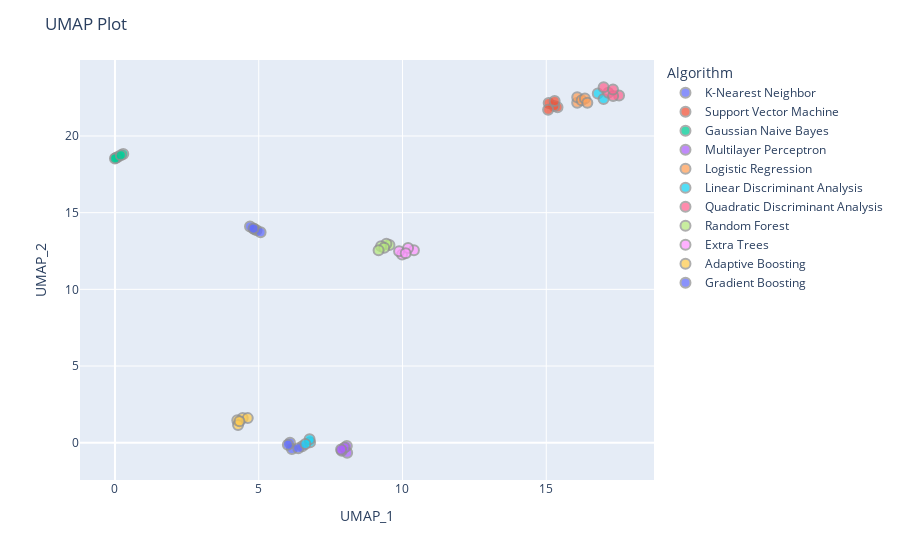

The cell this chart's notebook holds for it:
### Code cell
fig = px.scatter(df_umap, x='UMAP_1', y='UMAP_2', color='algorithm_name',hover_name='text', hover_data=['text'])
fig.update_layout(title_text='UMAP Plot')
# change legend name to algorithm
fig.update_layout(legend_title_text='Algorithm')
# change size of points to 10, reduce opacity and change marker border color, based on performance
fig.update_traces(marker=dict(size=10, opacity=0.75, line=dict(width=2, color=df_umap['color'])))
#show figure with plotly
fig.show()

### Figure 1 — Plotly figure (JSON) as saved in the notebook; plotly's stock layout.template omitted (floating-point values rounded to 4 significant figures)
{"data": [{"customdata": [["K-Nearest Neighbor<br>Performance: 0.7293000000000001"], ["K-Nearest Neighbor<br>Performance: 0.7287"], ["K-Nearest Neighbor<br>Performance: 0.7273999999999999"], ["K-Nearest Neighbor<br>Performance: 0.7273000000000001"], ["K-Nearest Neighbor<br>Performance: 0.7272"]], "hovertemplate": "<b>%{hovertext}</b><br><br>algorithm_name=K-Nearest Neighbor<br>UMAP_1=%{x}<br>UMAP_2=%{y}<br>text=%{customdata[0]}<extra></extra>", "hovertext": ["K-Nearest Neighbor<br>Performance: 0.7293000000000001", "K-Nearest Neighbor<br>Performance: 0.7287", "K-Nearest Neighbor<br>Performance: 0.7273999999999999", "K-Nearest Neighbor<br>Performance: 0.7273000000000001", "K-Nearest Neighbor<br>Performance: 0.7272"], "legendgroup": "K-Nearest Neighbor", "marker": {"color": "#636efa", "line": {"color": ["rgb(147, 147, 147)", "rgb(146, 146, 146)", "rgb(144, 144, 144)", "rgb(144, 144, 144)", "rgb(144, 144, 144)", "rgb(144, 144, 144)", "rgb(144, 144, 144)", "rgb(144, 144, 144)", "rgb(144, 144, 144)", "rgb(144, 144, 144)", "rgb(118, 118, 118)", "rgb(118, 118, 118)", "rgb(118, 118, 118)", "rgb(118, 118, 118)", "rgb(118, 118, 118)", "rgb(97, 97, 97)", "rgb(97, 97, 97)", "rgb(97, 97, 97)", "rgb(96, 96, 96)", "rgb(96, 96, 96)", "rgb(151, 151, 151)", "rgb(151, 151, 151)", "rgb(149, 149, 149)", "rgb(149, 149, 149)", "rgb(148, 148, 148)", "rgb(135, 135, 135)", "rgb(135, 135, 135)", "rgb(28, 28, 28)", "rgb(28, 28, 28)", "rgb(0, 0, 0)", "rgb(148, 148, 148)", "rgb(148, 148, 148)", "rgb(148, 148, 148)", "rgb(148, 148, 148)", "rgb(148, 148, 148)", "rgb(249, 249, 249)", "rgb(249, 249, 249)", "rgb(249, 249, 249)", "rgb(249, 249, 249)", "rgb(247, 247, 247)", "rgb(255, 255, 255)", "rgb(254, 254, 254)", "rgb(254, 254, 254)", "rgb(254, 254, 254)", "rgb(253, 253, 253)", "rgb(173, 173, 173)", "rgb(171, 171, 171)", "rgb(170, 170, 170)", "rgb(169, 169, 169)", "rgb(169, 169, 169)", "rgb(224, 224, 224)", "rgb(224, 224, 224)", "rgb(224, 224, 224)", "rgb(224, 224, 224)", "rgb(224, 224, 224)"], "width": 2}, "opacity": 0.75, "size": 10, "symbol": "circle"}, "mode": "markers", "name": "K-Nearest Neighbor", "orientation": "v", "showlegend": true, "type": "scatter", "x": [6.515, 6.087, 6.154, 6.014, 6.375], "xaxis": "x", "y": [-0.2271, -0.004883, -0.4082, -0.1318, -0.3671], "yaxis": "y"}, {"customdata": [["Support Vector Machine<br>Performance: 0.7271"], ["Support Vector Machine<br>Performance: 0.727"], ["Support Vector Machine<br>Performance: 0.727"], ["Support Vector Machine<br>Performance: 0.727"], ["Support Vector Machine<br>Performance: 0.7269"]], "hovertemplate": "<b>%{hovertext}</b><br><br>algorithm_name=Support Vector Machine<br>UMAP_1=%{x}<br>UMAP_2=%{y}<br>text=%{customdata[0]}<extra></extra>", "hovertext": ["Support Vector Machine<br>Performance: 0.7271", "Support Vector Machine<br>Performance: 0.727", "Support Vector Machine<br>Performance: 0.727", "Support Vector Machine<br>Performance: 0.727", "Support Vector Machine<br>Performance: 0.7269"], "legendgroup": "Support Vector Machine", "marker": {"color": "#EF553B", "line": {"color": ["rgb(147, 147, 147)", "rgb(146, 146, 146)", "rgb(144, 144, 144)", "rgb(144, 144, 144)", "rgb(144, 144, 144)", "rgb(144, 144, 144)", "rgb(144, 144, 144)", "rgb(144, 144, 144)", "rgb(144, 144, 144)", "rgb(144, 144, 144)", "rgb(118, 118, 118)", "rgb(118, 118, 118)", "rgb(118, 118, 118)", "rgb(118, 118, 118)", "rgb(118, 118, 118)", "rgb(97, 97, 97)", "rgb(97, 97, 97)", "rgb(97, 97, 97)", "rgb(96, 96, 96)", "rgb(96, 96, 96)", "rgb(151, 151, 151)", "rgb(151, 151, 151)", "rgb(149, 149, 149)", "rgb(149, 149, 149)", "rgb(148, 148, 148)", "rgb(135, 135, 135)", "rgb(135, 135, 135)", "rgb(28, 28, 28)", "rgb(28, 28, 28)", "rgb(0, 0, 0)", "rgb(148, 148, 148)", "rgb(148, 148, 148)", "rgb(148, 148, 148)", "rgb(148, 148, 148)", "rgb(148, 148, 148)", "rgb(249, 249, 249)", "rgb(249, 249, 249)", "rgb(249, 249, 249)", "rgb(249, 249, 249)", "rgb(247, 247, 247)", "rgb(255, 255, 255)", "rgb(254, 254, 254)", "rgb(254, 254, 254)", "rgb(254, 254, 254)", "rgb(253, 253, 253)", "rgb(173, 173, 173)", "rgb(171, 171, 171)", "rgb(170, 170, 170)", "rgb(169, 169, 169)", "rgb(169, 169, 169)", "rgb(224, 224, 224)", "rgb(224, 224, 224)", "rgb(224, 224, 224)", "rgb(224, 224, 224)", "rgb(224, 224, 224)"], "width": 2}, "opacity": 0.75, "size": 10, "symbol": "circle"}, "mode": "markers", "name": "Support Vector Machine", "orientation": "v", "showlegend": true, "type": "scatter", "x": [15.39, 15.28, 15.08, 15.29, 15.07], "xaxis": "x", "y": [21.87, 21.95, 22.15, 22.28, 21.72], "yaxis": "y"}, {"customdata": [["Gaussian Naive Bayes<br>Performance: 0.7084"], ["Gaussian Naive Bayes<br>Performance: 0.7084"], ["Gaussian Naive Bayes<br>Performance: 0.7084"], ["Gaussian Naive Bayes<br>Performance: 0.7084"], ["Gaussian Naive Bayes<br>Performance: 0.7084"]], "hovertemplate": "<b>%{hovertext}</b><br><br>algorithm_name=Gaussian Naive Bayes<br>UMAP_1=%{x}<br>UMAP_2=%{y}<br>text=%{customdata[0]}<extra></extra>", "hovertext": ["Gaussian Naive Bayes<br>Performance: 0.7084", "Gaussian Naive Bayes<br>Performance: 0.7084", "Gaussian Naive Bayes<br>Performance: 0.7084", "Gaussian Naive Bayes<br>Performance: 0.7084", "Gaussian Naive Bayes<br>Performance: 0.7084"], "legendgroup": "Gaussian Naive Bayes", "marker": {"color": "#00cc96", "line": {"color": ["rgb(147, 147, 147)", "rgb(146, 146, 146)", "rgb(144, 144, 144)", "rgb(144, 144, 144)", "rgb(144, 144, 144)", "rgb(144, 144, 144)", "rgb(144, 144, 144)", "rgb(144, 144, 144)", "rgb(144, 144, 144)", "rgb(144, 144, 144)", "rgb(118, 118, 118)", "rgb(118, 118, 118)", "rgb(118, 118, 118)", "rgb(118, 118, 118)", "rgb(118, 118, 118)", "rgb(97, 97, 97)", "rgb(97, 97, 97)", "rgb(97, 97, 97)", "rgb(96, 96, 96)", "rgb(96, 96, 96)", "rgb(151, 151, 151)", "rgb(151, 151, 151)", "rgb(149, 149, 149)", "rgb(149, 149, 149)", "rgb(148, 148, 148)", "rgb(135, 135, 135)", "rgb(135, 135, 135)", "rgb(28, 28, 28)", "rgb(28, 28, 28)", "rgb(0, 0, 0)", "rgb(148, 148, 148)", "rgb(148, 148, 148)", "rgb(148, 148, 148)", "rgb(148, 148, 148)", "rgb(148, 148, 148)", "rgb(249, 249, 249)", "rgb(249, 249, 249)", "rgb(249, 249, 249)", "rgb(249, 249, 249)", "rgb(247, 247, 247)", "rgb(255, 255, 255)", "rgb(254, 254, 254)", "rgb(254, 254, 254)", "rgb(254, 254, 254)", "rgb(253, 253, 253)", "rgb(173, 173, 173)", "rgb(171, 171, 171)", "rgb(170, 170, 170)", "rgb(169, 169, 169)", "rgb(169, 169, 169)", "rgb(224, 224, 224)", "rgb(224, 224, 224)", "rgb(224, 224, 224)", "rgb(224, 224, 224)", "rgb(224, 224, 224)"], "width": 2}, "opacity": 0.75, "size": 10, "symbol": "circle"}, "mode": "markers", "name": "Gaussian Naive Bayes", "orientation": "v", "showlegend": true, "type": "scatter", "x": [0.09402, 0.2883, 0.03321, -0.0003483, 0.2038], "xaxis": "x", "y": [18.63, 18.83, 18.57, 18.54, 18.74], "yaxis": "y"}, {"customdata": [["Multilayer Perceptron<br>Performance: 0.6931999999999999"], ["Multilayer Perceptron<br>Performance: 0.6931999999999999"], ["Multilayer Perceptron<br>Performance: 0.6931999999999999"], ["Multilayer Perceptron<br>Performance: 0.6920000000000001"], ["Multilayer Perceptron<br>Performance: 0.6920000000000001"]], "hovertemplate": "<b>%{hovertext}</b><br><br>algorithm_name=Multilayer Perceptron<br>UMAP_1=%{x}<br>UMAP_2=%{y}<br>text=%{customdata[0]}<extra></extra>", "hovertext": ["Multilayer Perceptron<br>Performance: 0.6931999999999999", "Multilayer Perceptron<br>Performance: 0.6931999999999999", "Multilayer Perceptron<br>Performance: 0.6931999999999999", "Multilayer Perceptron<br>Performance: 0.6920000000000001", "Multilayer Perceptron<br>Performance: 0.6920000000000001"], "legendgroup": "Multilayer Perceptron", "marker": {"color": "#ab63fa", "line": {"color": ["rgb(147, 147, 147)", "rgb(146, 146, 146)", "rgb(144, 144, 144)", "rgb(144, 144, 144)", "rgb(144, 144, 144)", "rgb(144, 144, 144)", "rgb(144, 144, 144)", "rgb(144, 144, 144)", "rgb(144, 144, 144)", "rgb(144, 144, 144)", "rgb(118, 118, 118)", "rgb(118, 118, 118)", "rgb(118, 118, 118)", "rgb(118, 118, 118)", "rgb(118, 118, 118)", "rgb(97, 97, 97)", "rgb(97, 97, 97)", "rgb(97, 97, 97)", "rgb(96, 96, 96)", "rgb(96, 96, 96)", "rgb(151, 151, 151)", "rgb(151, 151, 151)", "rgb(149, 149, 149)", "rgb(149, 149, 149)", "rgb(148, 148, 148)", "rgb(135, 135, 135)", "rgb(135, 135, 135)", "rgb(28, 28, 28)", "rgb(28, 28, 28)", "rgb(0, 0, 0)", "rgb(148, 148, 148)", "rgb(148, 148, 148)", "rgb(148, 148, 148)", "rgb(148, 148, 148)", "rgb(148, 148, 148)", "rgb(249, 249, 249)", "rgb(249, 249, 249)", "rgb(249, 249, 249)", "rgb(249, 249, 249)", "rgb(247, 247, 247)", "rgb(255, 255, 255)", "rgb(254, 254, 254)", "rgb(254, 254, 254)", "rgb(254, 254, 254)", "rgb(253, 253, 253)", "rgb(173, 173, 173)", "rgb(171, 171, 171)", "rgb(170, 170, 170)", "rgb(169, 169, 169)", "rgb(169, 169, 169)", "rgb(224, 224, 224)", "rgb(224, 224, 224)", "rgb(224, 224, 224)", "rgb(224, 224, 224)", "rgb(224, 224, 224)"], "width": 2}, "opacity": 0.75, "size": 10, "symbol": "circle"}, "mode": "markers", "name": "Multilayer Perceptron", "orientation": "v", "showlegend": true, "type": "scatter", "x": [8.063, 8.075, 7.888, 7.986, 7.864], "xaxis": "x", "y": [-0.2227, -0.6558, -0.5275, -0.3154, -0.4416], "yaxis": "y"}, {"customdata": [["Logistic Regression<br>Performance: 0.7321"], ["Logistic Regression<br>Performance: 0.732"], ["Logistic Regression<br>Performance: 0.731"], ["Logistic Regression<br>Performance: 0.7308"], ["Logistic Regression<br>Performance: 0.7298"]], "hovertemplate": "<b>%{hovertext}</b><br><br>algorithm_name=Logistic Regression<br>UMAP_1=%{x}<br>UMAP_2=%{y}<br>text=%{customdata[0]}<extra></extra>", "hovertext": ["Logistic Regression<br>Performance: 0.7321", "Logistic Regression<br>Performance: 0.732", "Logistic Regression<br>Performance: 0.731", "Logistic Regression<br>Performance: 0.7308", "Logistic Regression<br>Performance: 0.7298"], "legendgroup": "Logistic Regression", "marker": {"color": "#FFA15A", "line": {"color": ["rgb(147, 147, 147)", "rgb(146, 146, 146)", "rgb(144, 144, 144)", "rgb(144, 144, 144)", "rgb(144, 144, 144)", "rgb(144, 144, 144)", "rgb(144, 144, 144)", "rgb(144, 144, 144)", "rgb(144, 144, 144)", "rgb(144, 144, 144)", "rgb(118, 118, 118)", "rgb(118, 118, 118)", "rgb(118, 118, 118)", "rgb(118, 118, 118)", "rgb(118, 118, 118)", "rgb(97, 97, 97)", "rgb(97, 97, 97)", "rgb(97, 97, 97)", "rgb(96, 96, 96)", "rgb(96, 96, 96)", "rgb(151, 151, 151)", "rgb(151, 151, 151)", "rgb(149, 149, 149)", "rgb(149, 149, 149)", "rgb(148, 148, 148)", "rgb(135, 135, 135)", "rgb(135, 135, 135)", "rgb(28, 28, 28)", "rgb(28, 28, 28)", "rgb(0, 0, 0)", "rgb(148, 148, 148)", "rgb(148, 148, 148)", "rgb(148, 148, 148)", "rgb(148, 148, 148)", "rgb(148, 148, 148)", "rgb(249, 249, 249)", "rgb(249, 249, 249)", "rgb(249, 249, 249)", "rgb(249, 249, 249)", "rgb(247, 247, 247)", "rgb(255, 255, 255)", "rgb(254, 254, 254)", "rgb(254, 254, 254)", "rgb(254, 254, 254)", "rgb(253, 253, 253)", "rgb(173, 173, 173)", "rgb(171, 171, 171)", "rgb(170, 170, 170)", "rgb(169, 169, 169)", "rgb(169, 169, 169)", "rgb(224, 224, 224)", "rgb(224, 224, 224)", "rgb(224, 224, 224)", "rgb(224, 224, 224)", "rgb(224, 224, 224)"], "width": 2}, "opacity": 0.75, "size": 10, "symbol": "circle"}, "mode": "markers", "name": "Logistic Regression", "orientation": "v", "showlegend": true, "type": "scatter", "x": [16.08, 16.08, 16.23, 16.34, 16.43], "xaxis": "x", "y": [22.16, 22.53, 22.32, 22.44, 22.17], "yaxis": "y"}, {"customdata": [["Linear Discriminant Analysis<br>Performance: 0.7202"], ["Linear Discriminant Analysis<br>Performance: 0.7202"], ["Linear Discriminant Analysis<br>Performance: 0.6426999999999999"], ["Linear Discriminant Analysis<br>Performance: 0.6426999999999999"], ["Linear Discriminant Analysis<br>Performance: 0.622"]], "hovertemplate": "<b>%{hovertext}</b><br><br>algorithm_name=Linear Discriminant Analysis<br>UMAP_1=%{x}<br>UMAP_2=%{y}<br>text=%{customdata[0]}<extra></extra>", "hovertext": ["Linear Discriminant Analysis<br>Performance: 0.7202", "Linear Discriminant Analysis<br>Performance: 0.7202", "Linear Discriminant Analysis<br>Performance: 0.6426999999999999", "Linear Discriminant Analysis<br>Performance: 0.6426999999999999", "Linear Discriminant Analysis<br>Performance: 0.622"], "legendgroup": "Linear Discriminant Analysis", "marker": {"color": "#19d3f3", "line": {"color": ["rgb(147, 147, 147)", "rgb(146, 146, 146)", "rgb(144, 144, 144)", "rgb(144, 144, 144)", "rgb(144, 144, 144)", "rgb(144, 144, 144)", "rgb(144, 144, 144)", "rgb(144, 144, 144)", "rgb(144, 144, 144)", "rgb(144, 144, 144)", "rgb(118, 118, 118)", "rgb(118, 118, 118)", "rgb(118, 118, 118)", "rgb(118, 118, 118)", "rgb(118, 118, 118)", "rgb(97, 97, 97)", "rgb(97, 97, 97)", "rgb(97, 97, 97)", "rgb(96, 96, 96)", "rgb(96, 96, 96)", "rgb(151, 151, 151)", "rgb(151, 151, 151)", "rgb(149, 149, 149)", "rgb(149, 149, 149)", "rgb(148, 148, 148)", "rgb(135, 135, 135)", "rgb(135, 135, 135)", "rgb(28, 28, 28)", "rgb(28, 28, 28)", "rgb(0, 0, 0)", "rgb(148, 148, 148)", "rgb(148, 148, 148)", "rgb(148, 148, 148)", "rgb(148, 148, 148)", "rgb(148, 148, 148)", "rgb(249, 249, 249)", "rgb(249, 249, 249)", "rgb(249, 249, 249)", "rgb(249, 249, 249)", "rgb(247, 247, 247)", "rgb(255, 255, 255)", "rgb(254, 254, 254)", "rgb(254, 254, 254)", "rgb(254, 254, 254)", "rgb(253, 253, 253)", "rgb(173, 173, 173)", "rgb(171, 171, 171)", "rgb(170, 170, 170)", "rgb(169, 169, 169)", "rgb(169, 169, 169)", "rgb(224, 224, 224)", "rgb(224, 224, 224)", "rgb(224, 224, 224)", "rgb(224, 224, 224)", "rgb(224, 224, 224)"], "width": 2}, "opacity": 0.75, "size": 10, "symbol": "circle"}, "mode": "markers", "name": "Linear Discriminant Analysis", "orientation": "v", "showlegend": true, "type": "scatter", "x": [16.79, 16.99, 6.786, 6.769, 6.624], "xaxis": "x", "y": [22.77, 22.42, 0.02103, 0.2259, -0.0789], "yaxis": "y"}, {"customdata": [["Quadratic Discriminant Analysis<br>Performance: 0.7301000000000001"], ["Quadratic Discriminant Analysis<br>Performance: 0.7301000000000001"], ["Quadratic Discriminant Analysis<br>Performance: 0.7301000000000001"], ["Quadratic Discriminant Analysis<br>Performance: 0.7301000000000001"], ["Quadratic Discriminant Analysis<br>Performance: 0.7301000000000001"]], "hovertemplate": "<b>%{hovertext}</b><br><br>algorithm_name=Quadratic Discriminant Analysis<br>UMAP_1=%{x}<br>UMAP_2=%{y}<br>text=%{customdata[0]}<extra></extra>", "hovertext": ["Quadratic Discriminant Analysis<br>Performance: 0.7301000000000001", "Quadratic Discriminant Analysis<br>Performance: 0.7301000000000001", "Quadratic Discriminant Analysis<br>Performance: 0.7301000000000001", "Quadratic Discriminant Analysis<br>Performance: 0.7301000000000001", "Quadratic Discriminant Analysis<br>Performance: 0.7301000000000001"], "legendgroup": "Quadratic Discriminant Analysis", "marker": {"color": "#FF6692", "line": {"color": ["rgb(147, 147, 147)", "rgb(146, 146, 146)", "rgb(144, 144, 144)", "rgb(144, 144, 144)", "rgb(144, 144, 144)", "rgb(144, 144, 144)", "rgb(144, 144, 144)", "rgb(144, 144, 144)", "rgb(144, 144, 144)", "rgb(144, 144, 144)", "rgb(118, 118, 118)", "rgb(118, 118, 118)", "rgb(118, 118, 118)", "rgb(118, 118, 118)", "rgb(118, 118, 118)", "rgb(97, 97, 97)", "rgb(97, 97, 97)", "rgb(97, 97, 97)", "rgb(96, 96, 96)", "rgb(96, 96, 96)", "rgb(151, 151, 151)", "rgb(151, 151, 151)", "rgb(149, 149, 149)", "rgb(149, 149, 149)", "rgb(148, 148, 148)", "rgb(135, 135, 135)", "rgb(135, 135, 135)", "rgb(28, 28, 28)", "rgb(28, 28, 28)", "rgb(0, 0, 0)", "rgb(148, 148, 148)", "rgb(148, 148, 148)", "rgb(148, 148, 148)", "rgb(148, 148, 148)", "rgb(148, 148, 148)", "rgb(249, 249, 249)", "rgb(249, 249, 249)", "rgb(249, 249, 249)", "rgb(249, 249, 249)", "rgb(247, 247, 247)", "rgb(255, 255, 255)", "rgb(254, 254, 254)", "rgb(254, 254, 254)", "rgb(254, 254, 254)", "rgb(253, 253, 253)", "rgb(173, 173, 173)", "rgb(171, 171, 171)", "rgb(170, 170, 170)", "rgb(169, 169, 169)", "rgb(169, 169, 169)", "rgb(224, 224, 224)", "rgb(224, 224, 224)", "rgb(224, 224, 224)", "rgb(224, 224, 224)", "rgb(224, 224, 224)"], "width": 2}, "opacity": 0.75, "size": 10, "symbol": "circle"}, "mode": "markers", "name": "Quadratic Discriminant Analysis", "orientation": "v", "showlegend": true, "type": "scatter", "x": [17.16, 16.99, 17.53, 17.33, 17.32], "xaxis": "x", "y": [22.83, 23.18, 22.64, 22.61, 23.03], "yaxis": "y"}, {"customdata": [["Random Forest<br>Performance: 0.8035"], ["Random Forest<br>Performance: 0.8035"], ["Random Forest<br>Performance: 0.8035"], ["Random Forest<br>Performance: 0.8034"], ["Random Forest<br>Performance: 0.8023"]], "hovertemplate": "<b>%{hovertext}</b><br><br>algorithm_name=Random Forest<br>UMAP_1=%{x}<br>UMAP_2=%{y}<br>text=%{customdata[0]}<extra></extra>", "hovertext": ["Random Forest<br>Performance: 0.8035", "Random Forest<br>Performance: 0.8035", "Random Forest<br>Performance: 0.8035", "Random Forest<br>Performance: 0.8034", "Random Forest<br>Performance: 0.8023"], "legendgroup": "Random Forest", "marker": {"color": "#B6E880", "line": {"color": ["rgb(147, 147, 147)", "rgb(146, 146, 146)", "rgb(144, 144, 144)", "rgb(144, 144, 144)", "rgb(144, 144, 144)", "rgb(144, 144, 144)", "rgb(144, 144, 144)", "rgb(144, 144, 144)", "rgb(144, 144, 144)", "rgb(144, 144, 144)", "rgb(118, 118, 118)", "rgb(118, 118, 118)", "rgb(118, 118, 118)", "rgb(118, 118, 118)", "rgb(118, 118, 118)", "rgb(97, 97, 97)", "rgb(97, 97, 97)", "rgb(97, 97, 97)", "rgb(96, 96, 96)", "rgb(96, 96, 96)", "rgb(151, 151, 151)", "rgb(151, 151, 151)", "rgb(149, 149, 149)", "rgb(149, 149, 149)", "rgb(148, 148, 148)", "rgb(135, 135, 135)", "rgb(135, 135, 135)", "rgb(28, 28, 28)", "rgb(28, 28, 28)", "rgb(0, 0, 0)", "rgb(148, 148, 148)", "rgb(148, 148, 148)", "rgb(148, 148, 148)", "rgb(148, 148, 148)", "rgb(148, 148, 148)", "rgb(249, 249, 249)", "rgb(249, 249, 249)", "rgb(249, 249, 249)", "rgb(249, 249, 249)", "rgb(247, 247, 247)", "rgb(255, 255, 255)", "rgb(254, 254, 254)", "rgb(254, 254, 254)", "rgb(254, 254, 254)", "rgb(253, 253, 253)", "rgb(173, 173, 173)", "rgb(171, 171, 171)", "rgb(170, 170, 170)", "rgb(169, 169, 169)", "rgb(169, 169, 169)", "rgb(224, 224, 224)", "rgb(224, 224, 224)", "rgb(224, 224, 224)", "rgb(224, 224, 224)", "rgb(224, 224, 224)"], "width": 2}, "opacity": 0.75, "size": 10, "symbol": "circle"}, "mode": "markers", "name": "Random Forest", "orientation": "v", "showlegend": true, "type": "scatter", "x": [9.546, 9.44, 9.254, 9.364, 9.168], "xaxis": "x", "y": [12.89, 12.97, 12.82, 12.71, 12.55], "yaxis": "y"}, {"customdata": [["Extra Trees<br>Performance: 0.8073999999999999"], ["Extra Trees<br>Performance: 0.8070999999999999"], ["Extra Trees<br>Performance: 0.8070999999999999"], ["Extra Trees<br>Performance: 0.8067"], ["Extra Trees<br>Performance: 0.8066"]], "hovertemplate": "<b>%{hovertext}</b><br><br>algorithm_name=Extra Trees<br>UMAP_1=%{x}<br>UMAP_2=%{y}<br>text=%{customdata[0]}<extra></extra>", "hovertext": ["Extra Trees<br>Performance: 0.8073999999999999", "Extra Trees<br>Performance: 0.8070999999999999", "Extra Trees<br>Performance: 0.8070999999999999", "Extra Trees<br>Performance: 0.8067", "Extra Trees<br>Performance: 0.8066"], "legendgroup": "Extra Trees", "marker": {"color": "#FF97FF", "line": {"color": ["rgb(147, 147, 147)", "rgb(146, 146, 146)", "rgb(144, 144, 144)", "rgb(144, 144, 144)", "rgb(144, 144, 144)", "rgb(144, 144, 144)", "rgb(144, 144, 144)", "rgb(144, 144, 144)", "rgb(144, 144, 144)", "rgb(144, 144, 144)", "rgb(118, 118, 118)", "rgb(118, 118, 118)", "rgb(118, 118, 118)", "rgb(118, 118, 118)", "rgb(118, 118, 118)", "rgb(97, 97, 97)", "rgb(97, 97, 97)", "rgb(97, 97, 97)", "rgb(96, 96, 96)", "rgb(96, 96, 96)", "rgb(151, 151, 151)", "rgb(151, 151, 151)", "rgb(149, 149, 149)", "rgb(149, 149, 149)", "rgb(148, 148, 148)", "rgb(135, 135, 135)", "rgb(135, 135, 135)", "rgb(28, 28, 28)", "rgb(28, 28, 28)", "rgb(0, 0, 0)", "rgb(148, 148, 148)", "rgb(148, 148, 148)", "rgb(148, 148, 148)", "rgb(148, 148, 148)", "rgb(148, 148, 148)", "rgb(249, 249, 249)", "rgb(249, 249, 249)", "rgb(249, 249, 249)", "rgb(249, 249, 249)", "rgb(247, 247, 247)", "rgb(255, 255, 255)", "rgb(254, 254, 254)", "rgb(254, 254, 254)", "rgb(254, 254, 254)", "rgb(253, 253, 253)", "rgb(173, 173, 173)", "rgb(171, 171, 171)", "rgb(170, 170, 170)", "rgb(169, 169, 169)", "rgb(169, 169, 169)", "rgb(224, 224, 224)", "rgb(224, 224, 224)", "rgb(224, 224, 224)", "rgb(224, 224, 224)", "rgb(224, 224, 224)"], "width": 2}, "opacity": 0.75, "size": 10, "symbol": "circle"}, "mode": "markers", "name": "Extra Trees", "orientation": "v", "showlegend": true, "type": "scatter", "x": [10.4, 9.986, 9.881, 10.19, 10.11], "xaxis": "x", "y": [12.55, 12.28, 12.49, 12.7, 12.35], "yaxis": "y"}, {"customdata": [["Adaptive Boosting<br>Performance: 0.748"], ["Adaptive Boosting<br>Performance: 0.747"], ["Adaptive Boosting<br>Performance: 0.7463"], ["Adaptive Boosting<br>Performance: 0.7454000000000001"], ["Adaptive Boosting<br>Performance: 0.7453"]], "hovertemplate": "<b>%{hovertext}</b><br><br>algorithm_name=Adaptive Boosting<br>UMAP_1=%{x}<br>UMAP_2=%{y}<br>text=%{customdata[0]}<extra></extra>", "hovertext": ["Adaptive Boosting<br>Performance: 0.748", "Adaptive Boosting<br>Performance: 0.747", "Adaptive Boosting<br>Performance: 0.7463", "Adaptive Boosting<br>Performance: 0.7454000000000001", "Adaptive Boosting<br>Performance: 0.7453"], "legendgroup": "Adaptive Boosting", "marker": {"color": "#FECB52", "line": {"color": ["rgb(147, 147, 147)", "rgb(146, 146, 146)", "rgb(144, 144, 144)", "rgb(144, 144, 144)", "rgb(144, 144, 144)", "rgb(144, 144, 144)", "rgb(144, 144, 144)", "rgb(144, 144, 144)", "rgb(144, 144, 144)", "rgb(144, 144, 144)", "rgb(118, 118, 118)", "rgb(118, 118, 118)", "rgb(118, 118, 118)", "rgb(118, 118, 118)", "rgb(118, 118, 118)", "rgb(97, 97, 97)", "rgb(97, 97, 97)", "rgb(97, 97, 97)", "rgb(96, 96, 96)", "rgb(96, 96, 96)", "rgb(151, 151, 151)", "rgb(151, 151, 151)", "rgb(149, 149, 149)", "rgb(149, 149, 149)", "rgb(148, 148, 148)", "rgb(135, 135, 135)", "rgb(135, 135, 135)", "rgb(28, 28, 28)", "rgb(28, 28, 28)", "rgb(0, 0, 0)", "rgb(148, 148, 148)", "rgb(148, 148, 148)", "rgb(148, 148, 148)", "rgb(148, 148, 148)", "rgb(148, 148, 148)", "rgb(249, 249, 249)", "rgb(249, 249, 249)", "rgb(249, 249, 249)", "rgb(249, 249, 249)", "rgb(247, 247, 247)", "rgb(255, 255, 255)", "rgb(254, 254, 254)", "rgb(254, 254, 254)", "rgb(254, 254, 254)", "rgb(253, 253, 253)", "rgb(173, 173, 173)", "rgb(171, 171, 171)", "rgb(170, 170, 170)", "rgb(169, 169, 169)", "rgb(169, 169, 169)", "rgb(224, 224, 224)", "rgb(224, 224, 224)", "rgb(224, 224, 224)", "rgb(224, 224, 224)", "rgb(224, 224, 224)"], "width": 2}, "opacity": 0.75, "size": 10, "symbol": "circle"}, "mode": "markers", "name": "Adaptive Boosting", "orientation": "v", "showlegend": true, "type": "scatter", "x": [4.442, 4.254, 4.618, 4.281, 4.331], "xaxis": "x", "y": [1.612, 1.467, 1.603, 1.155, 1.398], "yaxis": "y"}, {"customdata": [["Gradient Boosting<br>Performance: 0.7855"], ["Gradient Boosting<br>Performance: 0.7854000000000001"], ["Gradient Boosting<br>Performance: 0.7854000000000001"], ["Gradient Boosting<br>Performance: 0.7854000000000001"], ["Gradient Boosting<br>Performance: 0.7853"]], "hovertemplate": "<b>%{hovertext}</b><br><br>algorithm_name=Gradient Boosting<br>UMAP_1=%{x}<br>UMAP_2=%{y}<br>text=%{customdata[0]}<extra></extra>", "hovertext": ["Gradient Boosting<br>Performance: 0.7855", "Gradient Boosting<br>Performance: 0.7854000000000001", "Gradient Boosting<br>Performance: 0.7854000000000001", "Gradient Boosting<br>Performance: 0.7854000000000001", "Gradient Boosting<br>Performance: 0.7853"], "legendgroup": "Gradient Boosting", "marker": {"color": "#636efa", "line": {"color": ["rgb(147, 147, 147)", "rgb(146, 146, 146)", "rgb(144, 144, 144)", "rgb(144, 144, 144)", "rgb(144, 144, 144)", "rgb(144, 144, 144)", "rgb(144, 144, 144)", "rgb(144, 144, 144)", "rgb(144, 144, 144)", "rgb(144, 144, 144)", "rgb(118, 118, 118)", "rgb(118, 118, 118)", "rgb(118, 118, 118)", "rgb(118, 118, 118)", "rgb(118, 118, 118)", "rgb(97, 97, 97)", "rgb(97, 97, 97)", "rgb(97, 97, 97)", "rgb(96, 96, 96)", "rgb(96, 96, 96)", "rgb(151, 151, 151)", "rgb(151, 151, 151)", "rgb(149, 149, 149)", "rgb(149, 149, 149)", "rgb(148, 148, 148)", "rgb(135, 135, 135)", "rgb(135, 135, 135)", "rgb(28, 28, 28)", "rgb(28, 28, 28)", "rgb(0, 0, 0)", "rgb(148, 148, 148)", "rgb(148, 148, 148)", "rgb(148, 148, 148)", "rgb(148, 148, 148)", "rgb(148, 148, 148)", "rgb(249, 249, 249)", "rgb(249, 249, 249)", "rgb(249, 249, 249)", "rgb(249, 249, 249)", "rgb(247, 247, 247)", "rgb(255, 255, 255)", "rgb(254, 254, 254)", "rgb(254, 254, 254)", "rgb(254, 254, 254)", "rgb(253, 253, 253)", "rgb(173, 173, 173)", "rgb(171, 171, 171)", "rgb(170, 170, 170)", "rgb(169, 169, 169)", "rgb(169, 169, 169)", "rgb(224, 224, 224)", "rgb(224, 224, 224)", "rgb(224, 224, 224)", "rgb(224, 224, 224)", "rgb(224, 224, 224)"], "width": 2}, "opacity": 0.75, "size": 10, "symbol": "circle"}, "mode": "markers", "name": "Gradient Boosting", "orientation": "v", "showlegend": true, "type": "scatter", "x": [4.924, 4.844, 5.065, 4.697, 4.816], "xaxis": "x", "y": [13.86, 13.94, 13.72, 14.09, 13.97], "yaxis": "y"}], "layout": {"legend": {"title": {"text": "Algorithm"}, "tracegroupgap": 0}, "margin": {"t": 60}, "title": {"text": "UMAP Plot"}, "xaxis": {"anchor": "y", "domain": [0, 1], "title": {"text": "UMAP_1"}}, "yaxis": {"anchor": "x", "domain": [0, 1], "title": {"text": "UMAP_2"}}}}
